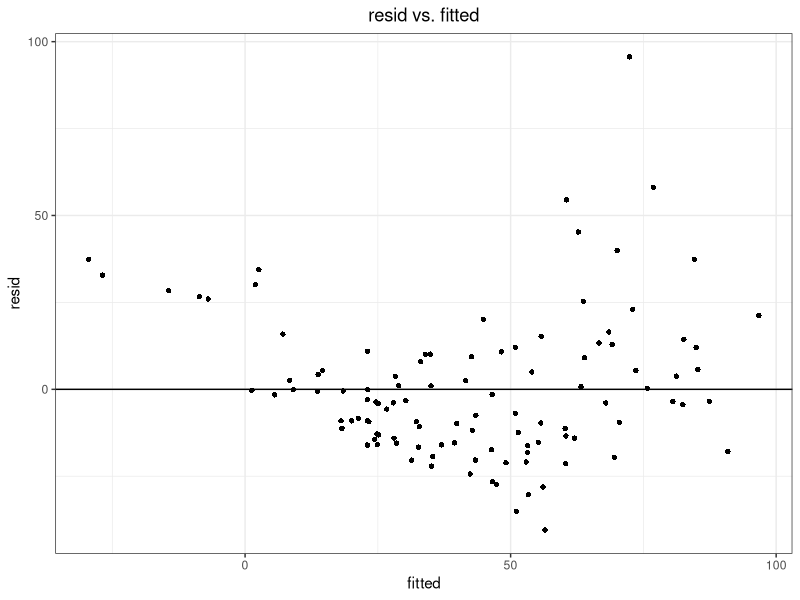
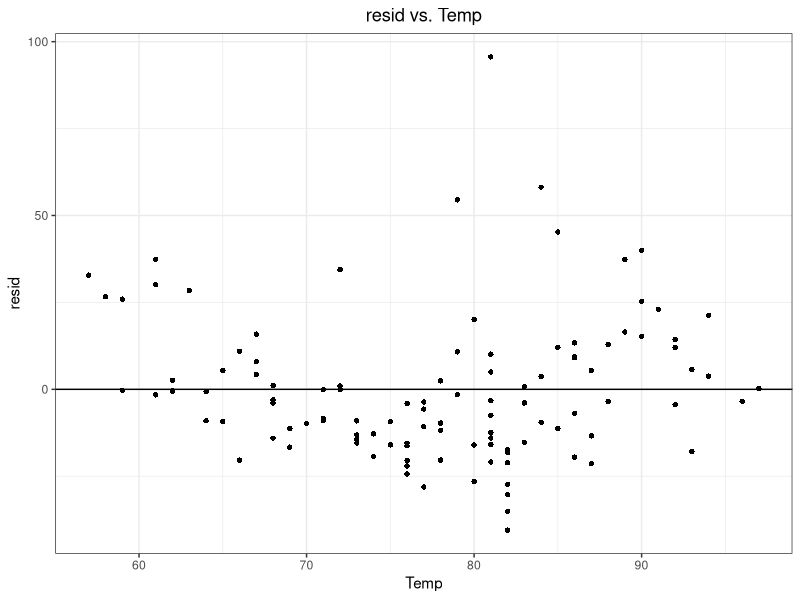
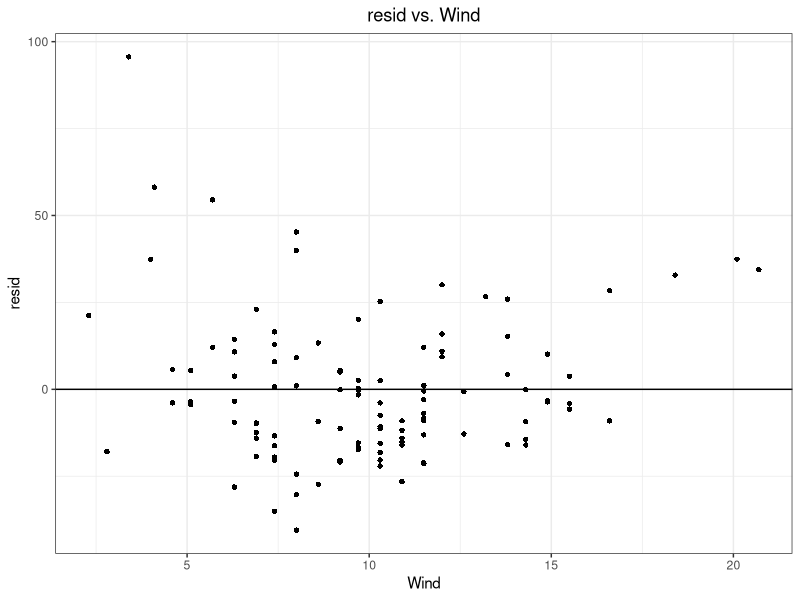
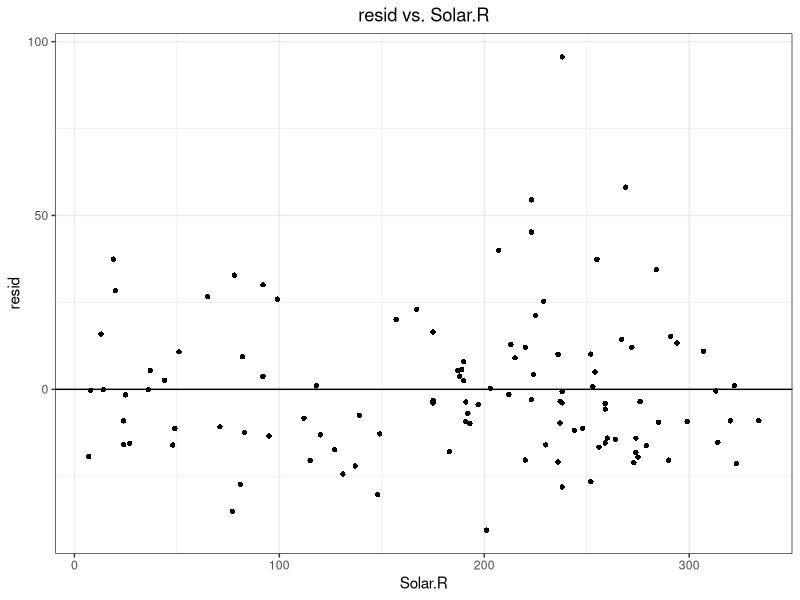
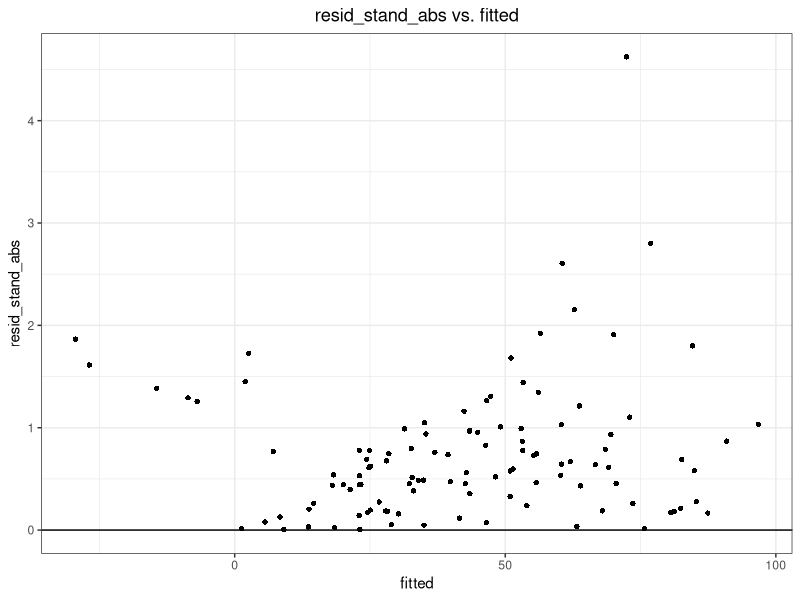
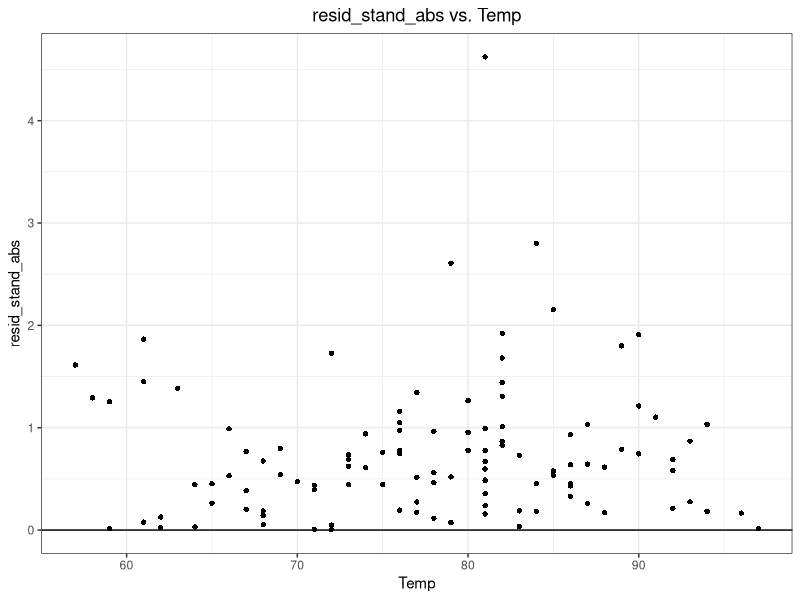
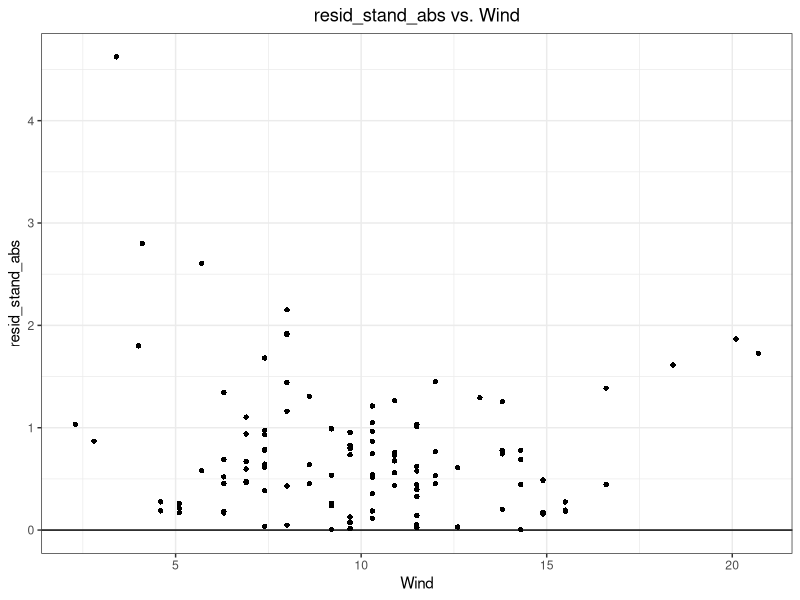
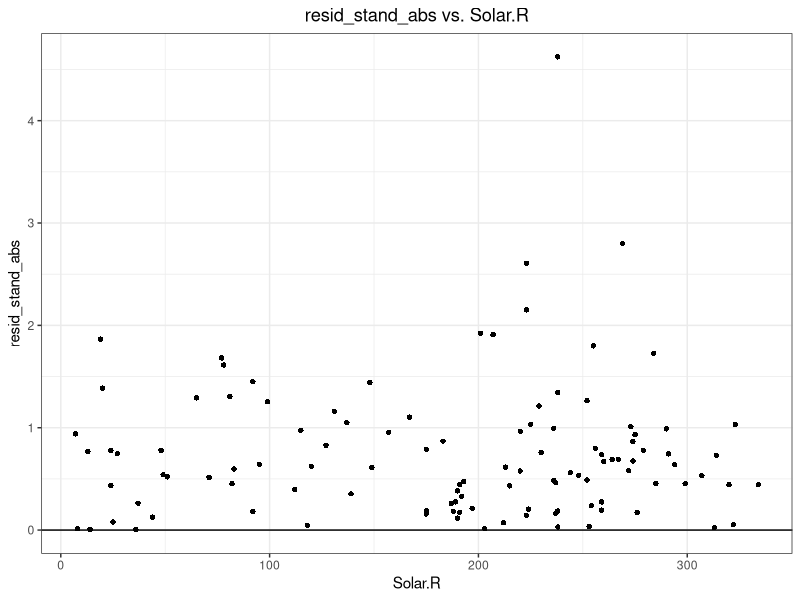

Source code (R) for these figures, in order:

# Tutorium 06 -------------------------------------------------------------

# Datum: 04.07.2023
# Autor: Helen Alber


# Aufgabe 17 ---------------------------------------------------------------

# Lade notwendige Packages:
library(ggplot2)


# Modellerstellung --------------------------------------------------------

mod_air <- lm(Ozone ~ Temp + Wind + Solar.R, data = airquality)
# Das Modell mod_air enthält keine Interaktion oder Kovariablen die beispielsweise 
# mit Splines flexibel aufgenommen werden. Vorherige Tutorien haben Indizien 
# geliefert, dass dies evtl. notwendig wäre. Wir sollten also Verletzungen bei 
# den Modellannahmen feststellen. 


# Datenaufbereitung Modelldiagnostik --------------------------------------

# Der Datensatz dat_air enthält verschiedene Residuen-Arten, die gefitteten 
# Werte sowie die Kovariablen aus dem Modell.

# Datensatzerstellung für Modelldiagnstik-Plots von mod_air:
dat_air <- data.frame(
  # Verschiedene Residuen
  resid = residuals(mod_air),
  resid_stand = rstandard(mod_air),
  resid_stand_abs = abs(rstandard(mod_air)),
  
  # Gefittete Werte
  fitted = mod_air$fitted.values,
  
  # Datengrundlage
  mod_air$model
)


# Plot-Funktion -----------------------------------------------------------

# Die Funktion plot_resid nimmt einen Datensatz wie dat_air als Input und 
# enthält einige weitere Funktionsargumente, mit denen der Output modifiziert 
# werden kann. Der Output ist ein Plot (üblicherweise Residuen vs. Fitted 
# oder Residuen vs. Kovariable).

# Input: Datensatz mit Variablen zur Modelldiagnostik
# Output: Scatterplot
plot_resid <- function(data,          # Datensatz 
                       x = "fitted",  # x-Variable (als Charcater)
                       y = "resid",   # y-Variable (als Character)
                       ylim = NULL,   # y-Achsenlimits (als Vektor: c(unten, oben))
                       line = FALSE,  # Smoothline durch die Daten (als Boolean)
                       shape = 16,    # Punkt-Form (als Integer 1-24)
                       alpha = 1) {   # Punkt-Transparenz (als Numeric 0-1)
  
  
  # Erstelle Basis-Plot:
  p <- ggplot(data = data, mapping = aes_string(x = x, y = y)) +
    theme_bw() + # Theme verändern
    geom_point(shape = shape, # Punkte hinzufügen
               alpha = alpha) +
    geom_hline(yintercept = 0) + # Line bei y = 0 hinzufügen
    ggtitle(paste(y, "vs.", x)) + # Titel hinzufügen
    theme(plot.title = element_text(hjust = 0.5)) # Titel zentrieren
  
  
  # Falls 'line' true ist, dann füge eine Smoothline hinzu:
  if(line == TRUE) {
    p <- p + 
      geom_smooth(size = 0.4, 
                  alpha = 0.1)
  }
  
  
  # Falls y-Limits gesetzt werden, nutze diese:
  if(!is.null(ylim)) {
    p <- p + ylim(ylim[1], ylim[2])
  }
  
  
  # Gebe finalen Plot aus:
  return(p)
  
}



# Modelldiagnostik: 'mod_air' ---------------------------------------------

# Diagnostik Teil A: Residuen vs. Fitted/Kovariable
plot_resid(dat_air)

plot_resid(data = dat_air, 
           x = "Temp")

plot_resid(data = dat_air, 
           x = "Wind")

plot_resid(data = dat_air, 
           x = "Solar.R")



# Diagnostik Teil B: abs. stand. Residuen vs. Fitted/Kovariable
plot_resid(dat_air, 
           y = "resid_stand_abs")

plot_resid(data = dat_air, 
           x = "Temp",
           y = "resid_stand_abs")

plot_resid(data = dat_air, 
           x = "Wind",
           y = "resid_stand_abs")

plot_resid(data = dat_air, 
           x = "Solar.R",
           y = "resid_stand_abs")



# Diagnostik Teil C: Residuen vs. Index & Durbin-Watson-Test
library(dplyr)
library(car)

# Erstelle Datensatz mit Index
dat_air_mit_index <- data.frame(
  index = as.numeric(rownames(airquality)), 
  airquality) %>% 
  filter(!is.na(Ozone), !is.na(Wind), !is.na(Temp), 
         !is.na(Solar.R)) %>% 
  mutate(resid = mod_air$residuals,
         fitted = mod_air$fitted.values)

# Plotte Residuals vs. Index
plot_resid(data = dat_air_mit_index,
           x = "index",
           line = T)


# Durbin-Watson-Test
durbinWatsonTest(mod_air)



# Diagnostik Teil D: QQ-Plot
qqnorm(dat_air$resid_stand)
qqline(dat_air$resid_stand)


# Alternative Erstellung via ggplot:
dat_air_qqplot <- data.frame(
  resid_stand_emp = dat_air$resid_stand,
  resid_stand_theo = qnorm(ecdf(dat_air$resid_stand)(dat_air$resid_stand),
                           mean = mean(dat_air$resid_stand),
                           sd = sd(dat_air$resid_stand)))
  
ggplot(dat_air_qqplot, aes(x = resid_stand_theo,
                           y = resid_stand_emp)) +
  theme_bw() +
  geom_point() +
  geom_abline(intercept = 0, slope = 1) +
  ggtitle("Normal-QQ-Plot")


# Diagnostik Teil E: Varianz-Inflations-Faktor
library(car)
vif(mod_air)
